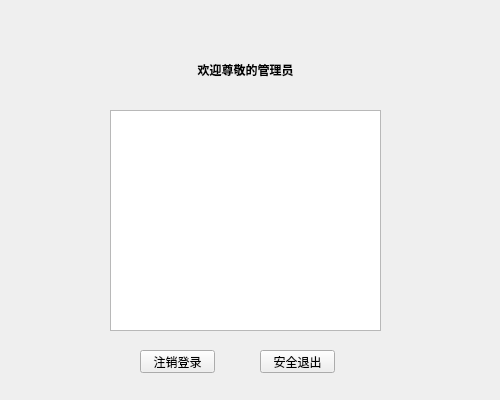
<?xml version="1.0" encoding="UTF-8"?>
<ui version="4.0">
 <class>UserWidget</class>
 <widget class="QWidget" name="UserWidget">
  <property name="geometry">
   <rect>
    <x>0</x>
    <y>0</y>
    <width>500</width>
    <height>400</height>
   </rect>
  </property>
  <property name="windowTitle">
   <string>Form</string>
  </property>
  <widget class="QLabel" name="BRGLabel">
   <property name="geometry">
    <rect>
     <x>0</x>
     <y>0</y>
     <width>500</width>
     <height>400</height>
    </rect>
   </property>
   <property name="styleSheet">
    <string notr="true">border-image: url(:/image/backimage.png);</string>
   </property>
   <property name="text">
    <string/>
   </property>
  </widget>
  <widget class="QPushButton" name="SafeExitBtn">
   <property name="geometry">
    <rect>
     <x>260</x>
     <y>350</y>
     <width>75</width>
     <height>23</height>
    </rect>
   </property>
   <property name="text">
    <string>安全退出</string>
   </property>
  </widget>
  <widget class="QPushButton" name="CancellationBtn">
   <property name="geometry">
    <rect>
     <x>140</x>
     <y>350</y>
     <width>75</width>
     <height>23</height>
    </rect>
   </property>
   <property name="text">
    <string>注销登录</string>
   </property>
  </widget>
  <widget class="QLabel" name="WelcomeLabel">
   <property name="geometry">
    <rect>
     <x>160</x>
     <y>50</y>
     <width>171</width>
     <height>41</height>
    </rect>
   </property>
   <property name="styleSheet">
    <string notr="true">font: 75 14pt &quot;微软雅黑&quot;;</string>
   </property>
   <property name="text">
    <string>&lt;html&gt;&lt;head/&gt;&lt;body&gt;&lt;p align=&quot;center&quot;&gt;&lt;span style=&quot; font-weight:600;&quot;&gt;欢迎尊敬的管理员&lt;/span&gt;&lt;/p&gt;&lt;/body&gt;&lt;/html&gt;</string>
   </property>
  </widget>
  <widget class="QTextEdit" name="UserInfoTextEdit">
   <property name="geometry">
    <rect>
     <x>110</x>
     <y>110</y>
     <width>271</width>
     <height>221</height>
    </rect>
   </property>
  </widget>
 </widget>
 <resources/>
 <connections/>
</ui>
